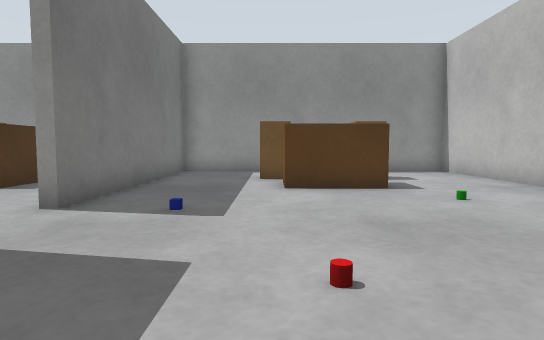
[1] (above)

15 first-person views from a walk through a world built for the Gazebo simulator. The camera is 0.5 m above the floor, tilts 4° down and sees 75° across. The floor is counted in squares, 0.5 m on a side. Each view is taken from the middle of a square. On the plan, view 1 faces up. The plan holds only what a view shows up to about 13 squares ahead; the rest is blank. The place goes on beyond the plan.

[2]
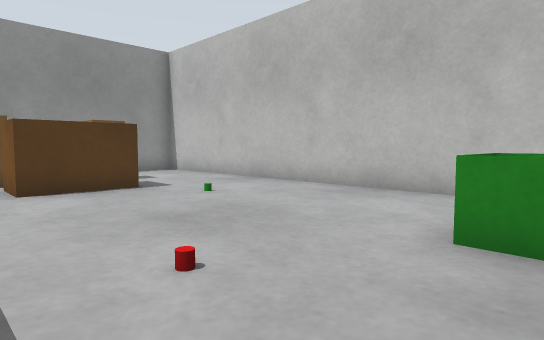

[3]
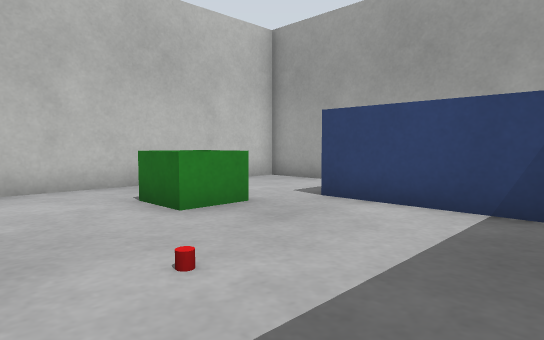

[4]
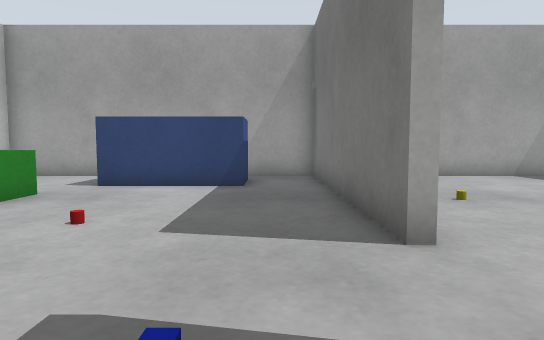

[5]
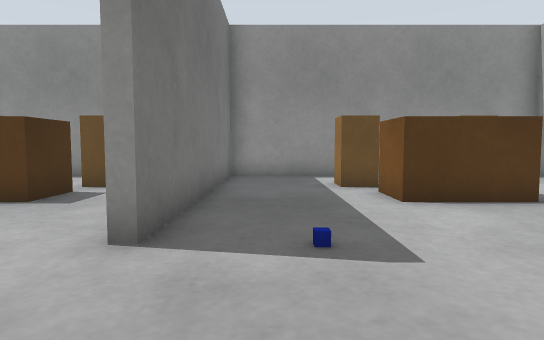

[6]
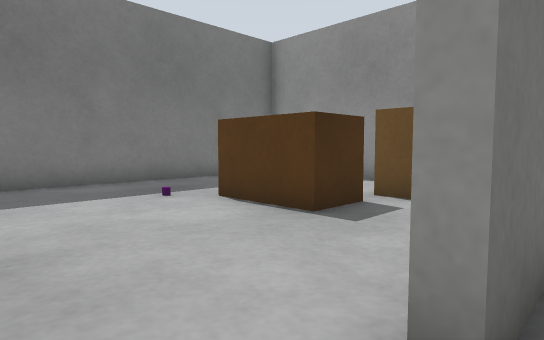

[7]
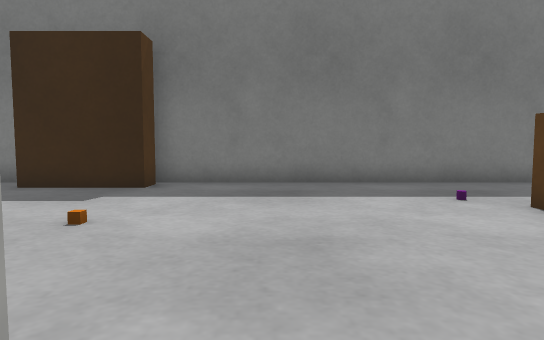

[8]
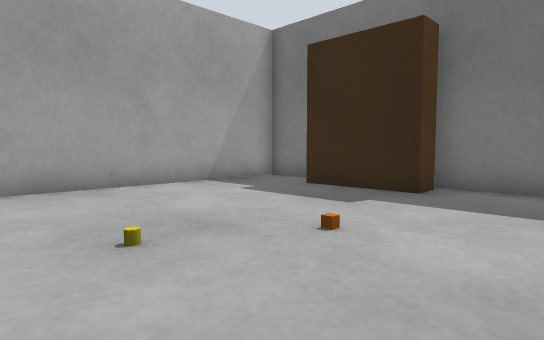

[9]
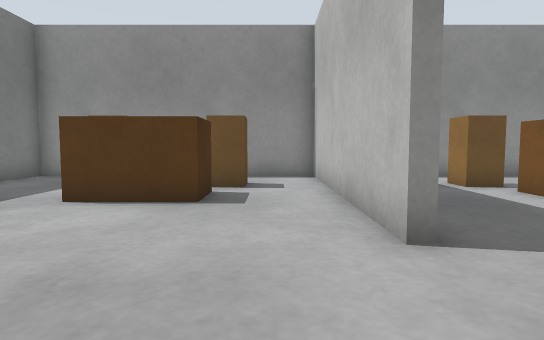

[10]
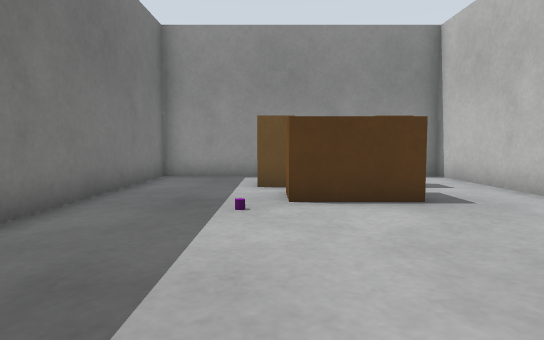

[11]
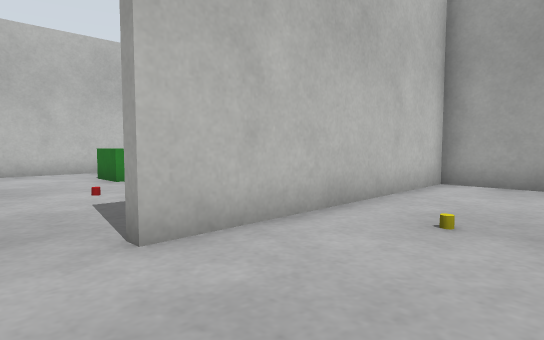

[12]
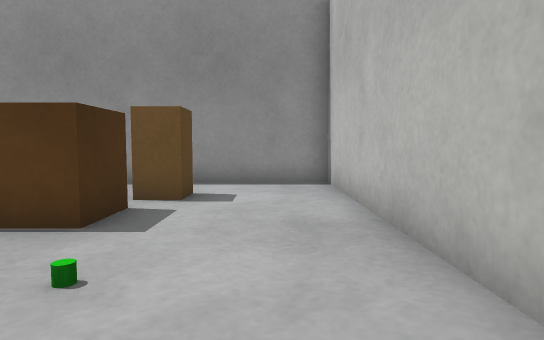

[13]
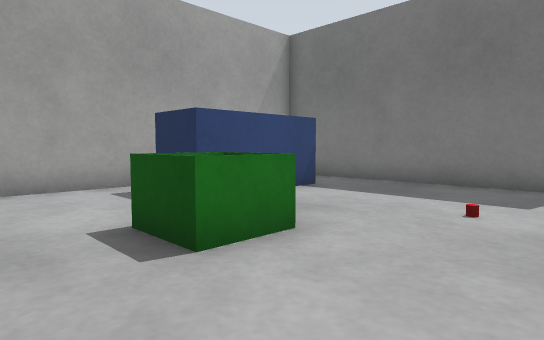

[14]
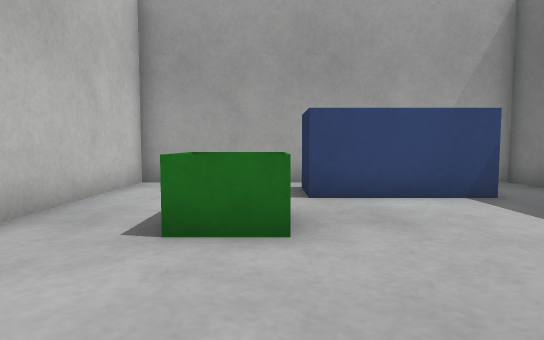

[15]
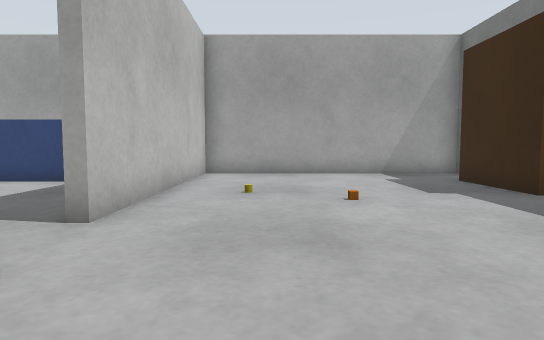

### Floor plan
Ten units are one square. View 1 is at (0, 0); x grows to the right and y downward. Boxes are objects, and circles mark ways between rooms. Rooms are numbered by the first view taken in them; rooms with no view inside come last. Other rooms are left out.
<svg viewBox="-130 -140 200 190">
<path fill="none" stroke="#000" d="M-37 -35 -34 -35 -34 45 65 45 65 -135 -34 -135 -34 -55M28 2 28 -12 42 -12 42 2M-34 -55 -37 -55 -37 -135 -125 -135 -125 -8M-121 -10 -113 -10 -113 20M-125 28 -125 45 -37 45 -37 -35"/>
<rect x="-15" y="15" width="40" height="20" fill="#bbb"><title>blue box</title></rect>
<rect x="-15" y="-55" width="10" height="10" fill="#bbb"><title>blue box</title></rect>
<rect x="-5" y="-115" width="10" height="10" fill="#bbb"><title>brown box</title></rect>
<rect x="5" y="-25" width="10" height="10" fill="#bbb"><title>red cylinder</title></rect>
<rect x="5" y="-95" width="20" height="20" fill="#bbb"><title>brown box</title></rect>
<rect x="25" y="-115" width="10" height="10" fill="#bbb"><title>brown box</title></rect>
<rect x="35" y="-65" width="10" height="10" fill="#bbb"><title>green cylinder</title></rect>
<rect x="-95" y="-75" width="10" height="10" fill="#bbb"><title>other object</title></rect>
<rect x="-95" y="-115" width="10" height="10" fill="#bbb"><title>brown box</title></rect>
<rect x="-85" y="-95" width="20" height="20" fill="#bbb"><title>brown box</title></rect>
<rect x="-75" y="-15" width="10" height="10" fill="#bbb"><title>orange box</title></rect>
<rect x="-65" y="-115" width="10" height="10" fill="#bbb"><title>brown box</title></rect>
<rect x="-55" y="-5" width="10" height="10" fill="#bbb"><title>yellow cylinder</title></rect>
<circle cx="-30" cy="-45" r="3" fill="#2a7"/>
<text x="20" y="-50">1</text>
<text x="-80" y="-50">2</text>
</svg>
Room 1 opens to room 2.

Where each view was taken, in squares from view 1:
view 1: 0 up, 0 right, facing up
view 2: 0 up, 1 left, facing up-right
view 3: 4 up, 2 left, facing down-right
view 4: 7 up, 2 left, facing down
view 5: 2 up, 2 left, facing up
view 6: 4 up, 3 left, facing up-left
view 7: 4 up, 3 left, facing left
view 8: 4 up, 4 left, facing down-left
view 9: 2 up, 5 left, facing up
view 10: 2 up, 9 left, facing up
view 11: 5 up, 7 left, facing down-right
view 12: 4 up, 5 right, facing up
view 13: 4 up, 6 right, facing down-left
view 14: 5 up, 3 right, facing down
view 15: 8 up, 6 left, facing down
